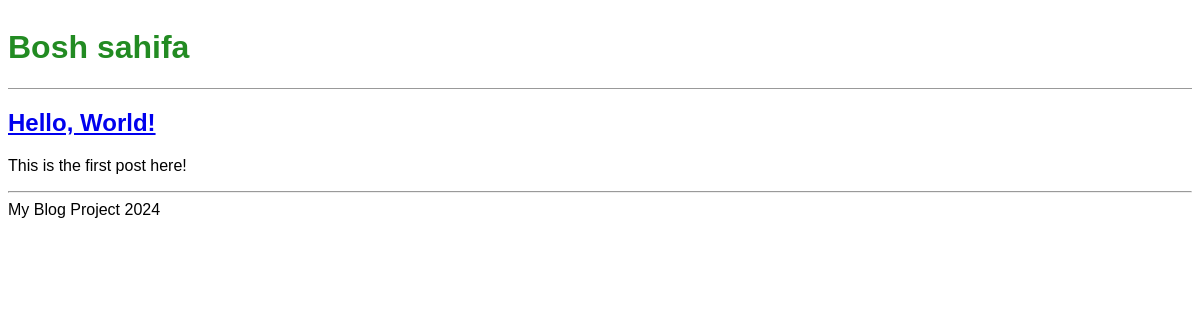
Before: / with the older database file.
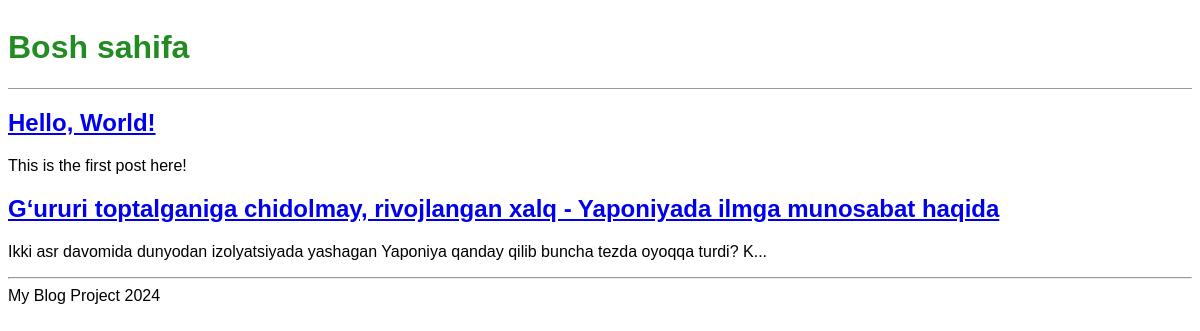
After: the same page with the newer database file.
### blog/models.py (models this page shows, shortened)
class Post(models.Model):
	title = models.CharField(max_length=200)
	author = models.ForeignKey(
		'auth.User',
		on_delete=models.CASCADE
	)
	body = models.TextField()

### blog/views.py (the view)
# urls.py: path('', BlogListView.as_view(), name='home'),
class BlogListView(ListView):
	model = Post
	template_name = 'home.html'

### templates/home.html (shortened to what this page needs)
<!DOCTYPE html>
<html>
<head>
</head>
<body>
{% extends 'base.html' %}
{% block content %}
	{% for post in object_list %}
		<div class="post-entry">
			<h2><a href="{% url 'post_detail' post.pk  %}">{{ post.title }}</a></h2>
			{% if post.body|length > 100 %}
			<p>{{ post.body | slice:":100"}}...</p>
			{% else %}
			<p>{{ post.body }}</p>
			{% endif%}
		</div>
	{% endfor %}
{% endblock %}

### templates/base.html (shortened to what this page needs)
{% load static %}
<!DOCTYPE html>
<html>
<head>
	<link rel="stylesheet" href="{% static 'css/base.css' %}">
</head>
<body>
	<header>
		<h1><a href="{% url 'home' %}">Bosh sahifa</a></h1>
	</header>
	<main>
		<div>
			{% block content %}
			{% endblock %}
		</div>
	</main>
	<footer>
		<hr>
		My Blog Project 2024
	</footer>
</body>
</html>

### static/css/base.css (style rules this page uses)
header { border-bottom: 1px solid #999; margin-bottom: 1rem; display: flex; }
body { font-family: 'Noto Sans JP', sans-serif; }
header h1 a { color: forestgreen; text-decoration: none; }

Changed rows visible on the page:
added Post: title "G‘ururi toptalganiga chidolmay, rivojlangan xalq - Yaponiyada ilmga munosabat haqida", body "Ikki asr davomida dunyodan izolyatsiyada yashagan Yaponiya qanday qilib buncha tezda oyoqqa turdi? K"
